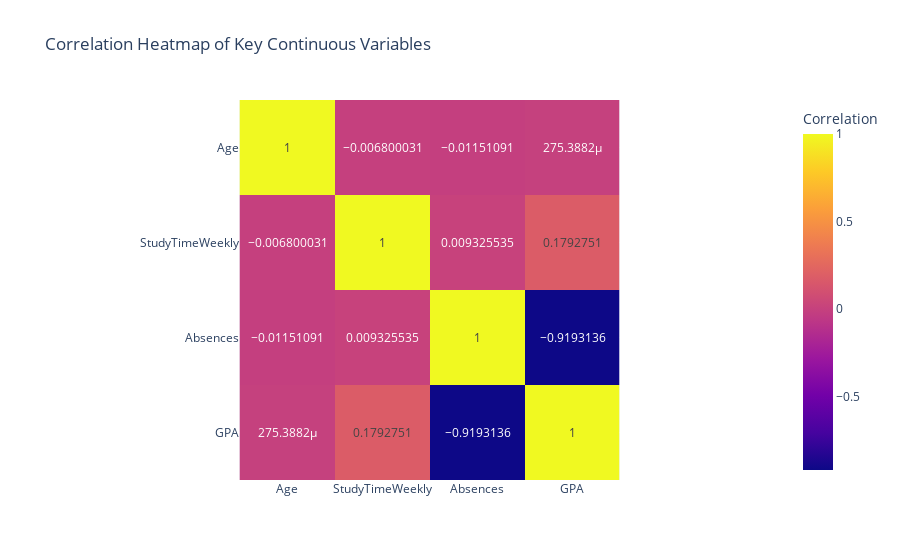

Source (notebook cell):
### Markdown cell above
## Correlation Heatmap

### Code cell
corr_columns = ['Age', 'StudyTimeWeekly', 'Absences', 'GPA']
corr_matrix = data[corr_columns].corr()

fig_heatmap = px.imshow(corr_matrix,
                        text_auto=True,
                        title="Correlation Heatmap of Key Continuous Variables",
                        labels={"color": "Correlation"})
fig_heatmap.write_html('heatmap.html')
fig_heatmap.show()

### Figure 1 — Plotly figure (JSON) as saved in the notebook; plotly's stock layout.template omitted (floating-point values rounded to 4 significant figures)
{"data": [{"coloraxis": "coloraxis", "hovertemplate": "x: %{x}<br>y: %{y}<br>Correlation: %{z}<extra></extra>", "name": "0", "texttemplate": "%{z}", "type": "heatmap", "x": ["Age", "StudyTimeWeekly", "Absences", "GPA"], "xaxis": "x", "y": ["Age", "StudyTimeWeekly", "Absences", "GPA"], "yaxis": "y", "z": [[1.0, -0.0068, -0.01151, 0.0002754], [-0.0068, 1.0, 0.009326, 0.1793], [-0.01151, 0.009326, 1.0, -0.9193], [0.0002754, 0.1793, -0.9193, 1.0]]}], "layout": {"coloraxis": {"colorbar": {"title": {"text": "Correlation"}}, "colorscale": [[0, "#0d0887"], [0.1111, "#46039f"], [0.2222, "#7201a8"], [0.3333, "#9c179e"], [0.4444, "#bd3786"], [0.5556, "#d8576b"], [0.6667, "#ed7953"], [0.7778, "#fb9f3a"], [0.8889, "#fdca26"], [1, "#f0f921"]]}, "title": {"text": "Correlation Heatmap of Key Continuous Variables"}, "xaxis": {"anchor": "y", "constrain": "domain", "domain": [0, 1], "scaleanchor": "y"}, "yaxis": {"anchor": "x", "autorange": "reversed", "constrain": "domain", "domain": [0, 1]}}}
